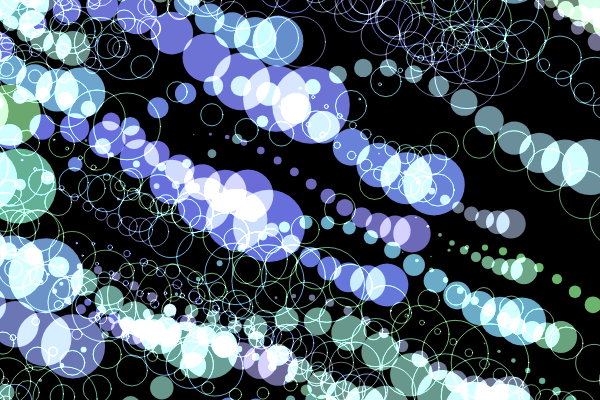
Frame 1 (no input)
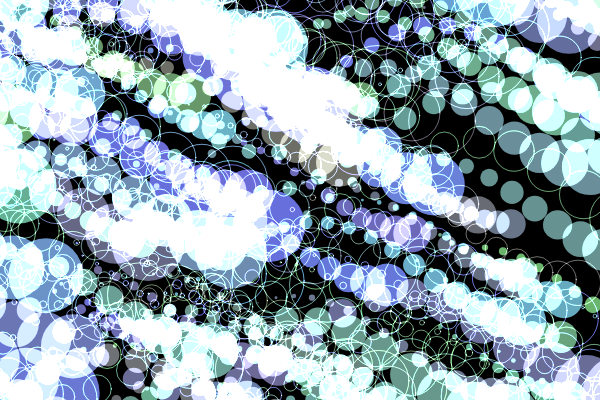
Frame 2 (the mouse pressed at the canvas centre, redrawn once)

The p5.js sketch that drew these frames (run headless with seeded random() and noise() and a simulated clock; the mouse was pressed at the canvas centre and the sketch redrawn once):

// p5.js sketch
// ── sketch.js
function setup() {
  createCanvas(600, 400);
  noLoop();
  blendMode(ADD);
}

function draw() {
  background(0);
  for (let i = 0; i < 100; i++) {
    nyoro(
      int(random(10, 30)),
      int(random(-100, width + 100)),
      int(random(-100, height + 100)),
      color(random(100, 110), random(100, 180), random(100, 220)),
      int(random(10)),
      random() > 0.5
    );
  }
}

function nyoro(n, x, y, c, sp, doFill) {
  for (let i = 0; i < n; i++) {
    if (doFill) {
      noStroke();
      fill(c, (n - i) * 255 / n);
    } else {
      noFill();
      stroke(c, (n - i) * 255 / n);
    }
    ellipse(
      x - n * i * width / 500,
      y + 50 * cos(radians(n * i + frameCount * sp)),
      (n - i) * 4 * noise(float(i * 10 + frameCount) / 100),
      (n - i) * 4 * noise(float(i * 10 + frameCount) / 100)
    );
  }
}
